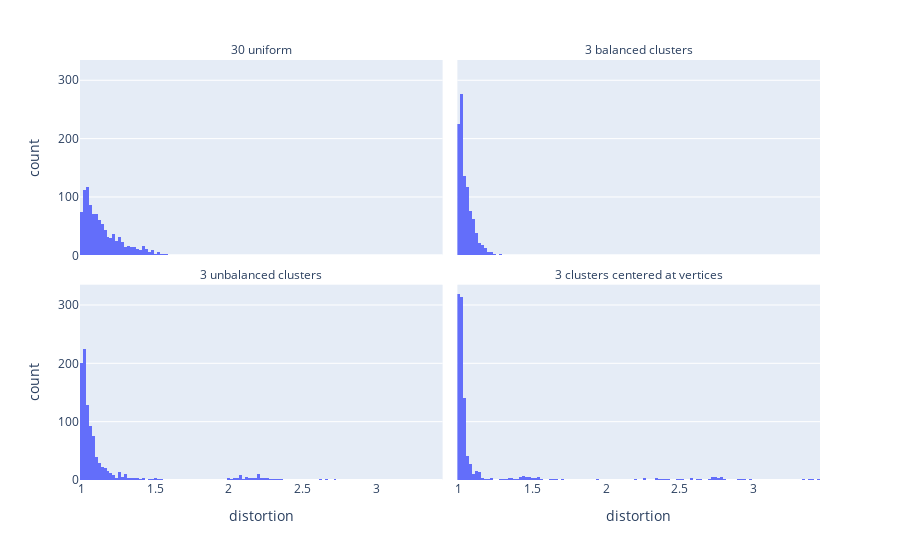

Here is the notebook cell this chart was saved with:
### Code cell
fig = px.histogram(dfs, x='distortion', facet_col='title', facet_col_wrap=2, nbins=200)
fig.for_each_annotation(lambda a: a.update(text=a.text.split("=")[1]))

### Figure 1 — Plotly figure (JSON) as saved in the notebook; plotly's stock layout.template omitted (floating-point values rounded to 4 significant figures; data arrays with more than 128 entries replaced by an {"elided": "..."} marker saying what was removed)
{"data": [{"alignmentgroup": "True", "bingroup": "x", "hovertemplate": "title=30 uniform<br>distortion=%{x}<br>count=%{y}<extra></extra>", "legendgroup": "", "marker": {"color": "#636efa"}, "name": "", "nbinsx": 200, "offsetgroup": "", "orientation": "v", "showlegend": false, "type": "histogram", "x": {"elided": "1000 float values"}, "xaxis": "x3", "yaxis": "y3"}, {"alignmentgroup": "True", "bingroup": "x", "hovertemplate": "title=3 balanced clusters<br>distortion=%{x}<br>count=%{y}<extra></extra>", "legendgroup": "", "marker": {"color": "#636efa"}, "name": "", "nbinsx": 200, "offsetgroup": "", "orientation": "v", "showlegend": false, "type": "histogram", "x": {"elided": "1000 float values"}, "xaxis": "x4", "yaxis": "y4"}, {"alignmentgroup": "True", "bingroup": "x", "hovertemplate": "title=3 unbalanced clusters<br>distortion=%{x}<br>count=%{y}<extra></extra>", "legendgroup": "", "marker": {"color": "#636efa"}, "name": "", "nbinsx": 200, "offsetgroup": "", "orientation": "v", "showlegend": false, "type": "histogram", "x": {"elided": "1000 float values"}, "xaxis": "x", "yaxis": "y"}, {"alignmentgroup": "True", "bingroup": "x", "hovertemplate": "title=3 clusters centered at vertices<br>distortion=%{x}<br>count=%{y}<extra></extra>", "legendgroup": "", "marker": {"color": "#636efa"}, "name": "", "nbinsx": 200, "offsetgroup": "", "orientation": "v", "showlegend": false, "type": "histogram", "x": {"elided": "1000 float values"}, "xaxis": "x2", "yaxis": "y2"}], "layout": {"annotations": [{"font": {}, "showarrow": false, "text": "3 unbalanced clusters", "x": 0.245, "xanchor": "center", "xref": "paper", "y": 0.465, "yanchor": "bottom", "yref": "paper"}, {"font": {}, "showarrow": false, "text": "3 clusters centered at vertices", "x": 0.755, "xanchor": "center", "xref": "paper", "y": 0.465, "yanchor": "bottom", "yref": "paper"}, {"font": {}, "showarrow": false, "text": "30 uniform", "x": 0.245, "xanchor": "center", "xref": "paper", "y": 1.0, "yanchor": "bottom", "yref": "paper"}, {"font": {}, "showarrow": false, "text": "3 balanced clusters", "x": 0.755, "xanchor": "center", "xref": "paper", "y": 1.0, "yanchor": "bottom", "yref": "paper"}], "barmode": "relative", "legend": {"tracegroupgap": 0}, "margin": {"t": 60}, "xaxis": {"anchor": "y", "domain": [0, 0.49], "title": {"text": "distortion"}}, "xaxis2": {"anchor": "y2", "domain": [0.51, 1], "matches": "x", "title": {"text": "distortion"}}, "xaxis3": {"anchor": "y3", "domain": [0, 0.49], "matches": "x", "showticklabels": false}, "xaxis4": {"anchor": "y4", "domain": [0.51, 1], "matches": "x", "showticklabels": false}, "yaxis": {"anchor": "x", "domain": [0, 0.465], "title": {"text": "count"}}, "yaxis2": {"anchor": "x2", "domain": [0, 0.465], "matches": "y", "showticklabels": false}, "yaxis3": {"anchor": "x3", "domain": [0.535, 1.0], "matches": "y", "title": {"text": "count"}}, "yaxis4": {"anchor": "x4", "domain": [0.535, 1.0], "matches": "y", "showticklabels": false}}}
